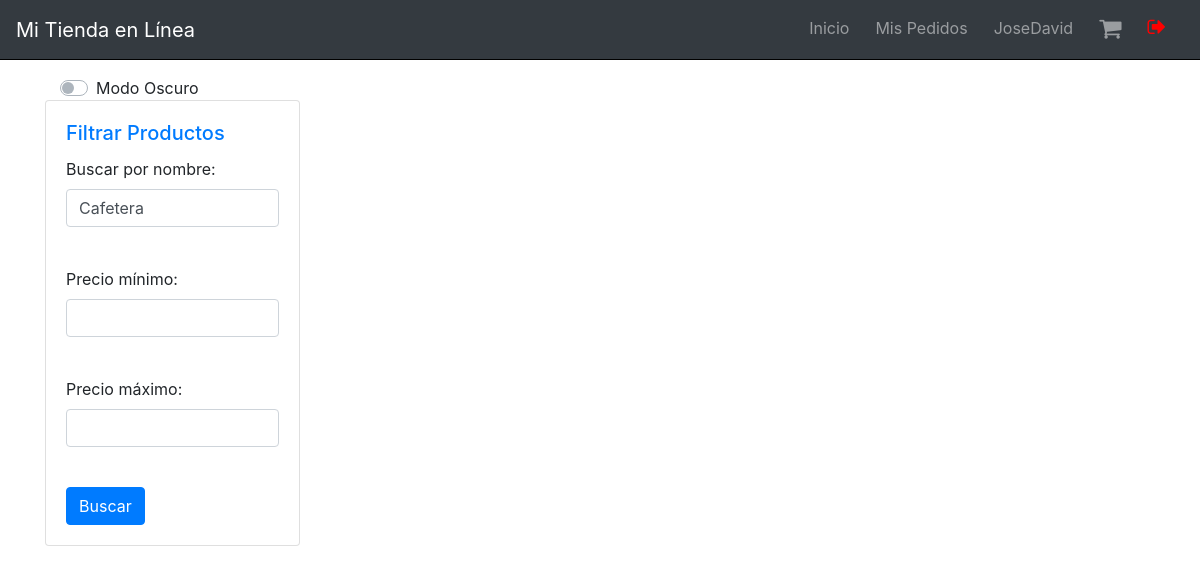
The page /Program/View/index.php?nombre=Cafetera (signed in) on the database as committed earlier.
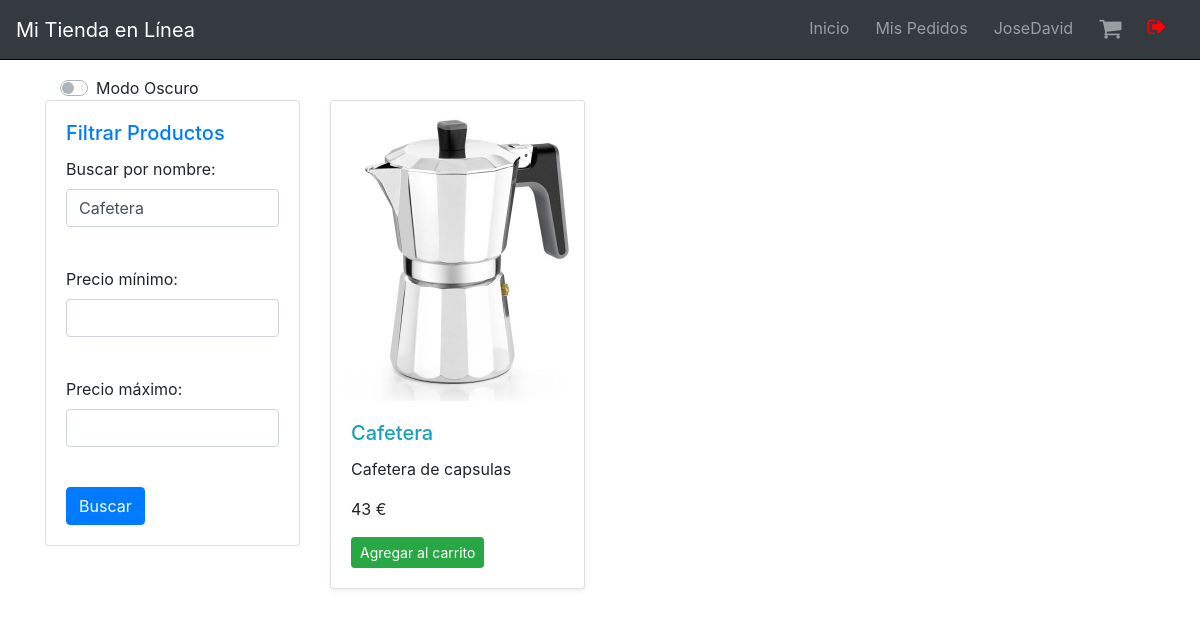
The same page on the database as committed later.
### tables this page shows
CREATE TABLE `productos` (
  `id_producto` int(11) NOT NULL,
  `nombre_producto` varchar(100) NOT NULL,
  `descripcion` text DEFAULT NULL,
  `precio` decimal(10,2) NOT NULL,
  `url_imagen` varchar(255) DEFAULT NULL
);

### Program/DataAccess/ProductosDAO.php (called while the page is built, shortened)
<?php
function devolver_productos($fNombre = null, $fMaxP = null, $fMinP = null)
{
    $conexion = Conexion();
    try {
        $query = "SELECT * FROM productos";
        $params = array();
        if (!empty($fNombre)) {
            $query .= " WHERE nombre_producto LIKE :nombre";
            $params[':nombre'] = "%$fNombre%";
        }
        $consulta = $conexion->prepare($query);
        foreach ($params as $key => $value) {
            $consulta->bindValue($key, $value);
        }
        $consulta->execute();
        return $consulta;
    } catch (PDOException $e) {
        die("Error al ejecutar la consulta: " . $e->getMessage());
    }
}

### Program/Business/ProductClass.php (called while the page is built, shortened)
<?php
require_once '../DataAccess/ProductosDAO.php';
class Product
{
    public function getName()
    {
        return $this->product_name;
    }
    public function getDescription()
    {
        return $this->description;
    }
    public function getPrice()
    {
        return $this->price;
    }
    public function getUrlImagen(){
        return $this->url_imagen;
    }
}
function arrayClass($fNombre = null, $fMaxP = null, $fMinP = null)
{
    $consulta = devolver_productos($fNombre, $fMaxP, $fMinP);
    $listProductoClases = [];
    while ($registro = $consulta->fetch()) {
        $product = new Product($registro['id_producto'], $registro['nombre_producto'], $registro['descripcion'], $registro['precio'],1, $registro['url_imagen']);
        array_push($listProductoClases, $product);
    }
    return $listProductoClases;
}

### Program/View/Index.php (the view, shortened to what the changed rows need)
<?php
require_once '../Business/ProductClass.php';
$listado = arrayClass(
    isset($_GET['nombre']) ? $_GET['nombre'] : null,
    isset($_GET['precio_max']) ? $_GET['precio_max'] : null,
    isset($_GET['precio_min']) ? $_GET['precio_min'] : null
);
$modoOscuroCookie = isset($_COOKIE['modo_oscuro']) ? $_COOKIE['modo_oscuro'] : 'false';
?>
<!DOCTYPE html>
<html lang="es">
<head>
    <link rel="stylesheet" href="resources/css/index.css">
    <link rel="stylesheet" href="https://stackpath.bootstrapcdn.com/bootstrap/4.3.1/css/bootstrap.min.css">
    <link rel="stylesheet" href="https://cdnjs.cloudflare.com/ajax/libs/font-awesome/4.7.0/css/font-awesome.min.css">
</head>
<body class="<?php echo $modoOscuroCookie === 'true' ? 'dark-mode' : ''; ?>">
    <div class="container mt-3">
        <div class="row">
            <div class="col-md-9">
                <div class="row">
                    <?php foreach ($listado as $item) { ?>
                        <div class='col-md-4'>
                            <div class='card mb-4 shadow-sm'>
                                <img src='resources/imgs/<?php echo $item->getUrlImagen() ?>' class='card-img-top' alt='...' style='object-fit: cover; height: 300px;'>
                                <div class='card-body'>
                                    <h5 class='card-title text-info'><?php echo $item->getName(); ?></h5>
                                    <p class='card-text'><?php echo $item->getDescription(); ?></p>
                                    <p class='card-text font-weigth-bold'><?php echo $item->getPrice(); ?> €</p>
                                    <div class='d-flex justify-content-between align-items-center'>
                                        <div class='btn-group'>
                                            <?php
                                            if (!isset($_SESSION['usu_nombre'])) {
                                                echo "<a class='btn btn-sm btn-danger' href=\"login.php\">Agregar al carrito</a>";
                                            } else {
                                                echo "<a class='btn btn-sm btn-success agregarAlCarrito' href='#' data-product='" . urlencode(json_encode($item)) . "'>Agregar al carrito</a>";
                                            }
                                            ?>
                                        </div>
                                    </div>
                                </div>
                            </div>
                        </div>
                    <?php } ?>
                </div>
            </div>
        </div>
    </div>
</body>
</html>

Rows that differ between the two databases and show on the page:
added productos: url_imagen (picture), nombre_producto "Cafetera", descripcion "Cafetera de capsulas", Price "43"
